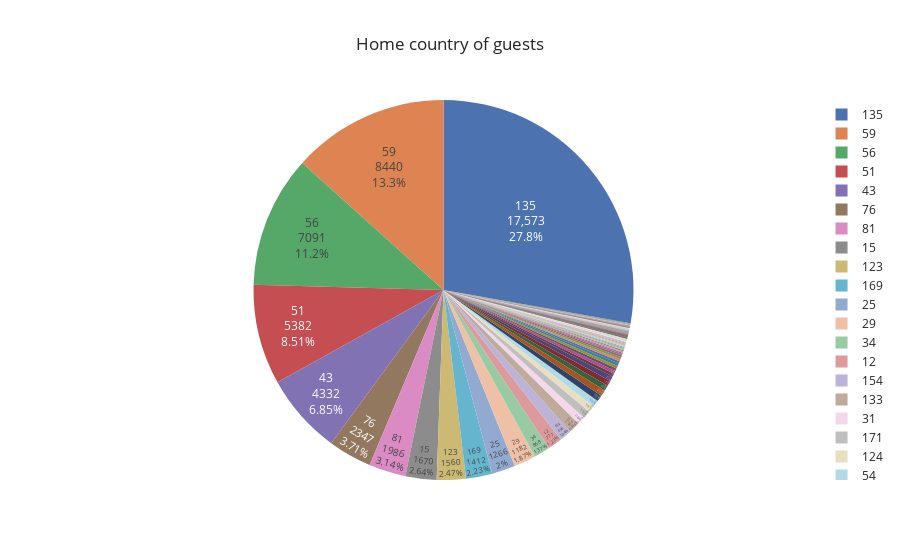

The notebook cell saved with this chart:
### Markdown cell above
# Where do the guests come from?

### Code cell
# get number of acutal guests by country
country_data = pd.DataFrame(hotel_data_clean[hotel_data_clean["is_canceled"] == 0]["country"].value_counts())
#country_data.index.name = "country"
country_data.rename(columns={"country": "Number of Guests"}, inplace=True)
total_guests = country_data["Number of Guests"].sum()
country_data["Guests in %"] = round(country_data["Number of Guests"] / total_guests * 100, 2)
country_data["country"] = country_data.index

# pie plot
fig = px.pie(country_data,
             values="Number of Guests",
             names="country",
             title="Home country of guests",
             template="seaborn")
fig.update_traces(textposition="inside", textinfo="value+percent+label")
fig.show()

### Figure 1 — Plotly figure (JSON) as saved in the notebook; plotly's stock layout.template omitted (floating-point values rounded to 4 significant figures; data arrays with more than 128 entries replaced by an {"elided": "..."} marker saying what was removed)
{"data": [{"domain": {"x": [0, 1], "y": [0, 1]}, "hovertemplate": "country=%{label}<br>Number of Guests=%{value}<extra></extra>", "labels": {"elided": "166 int values"}, "legendgroup": "", "name": "", "showlegend": true, "textinfo": "value+percent+label", "textposition": "inside", "type": "pie", "values": {"elided": "166 int values"}}], "layout": {"legend": {"tracegroupgap": 0}, "title": {"text": "Home country of guests"}}}
